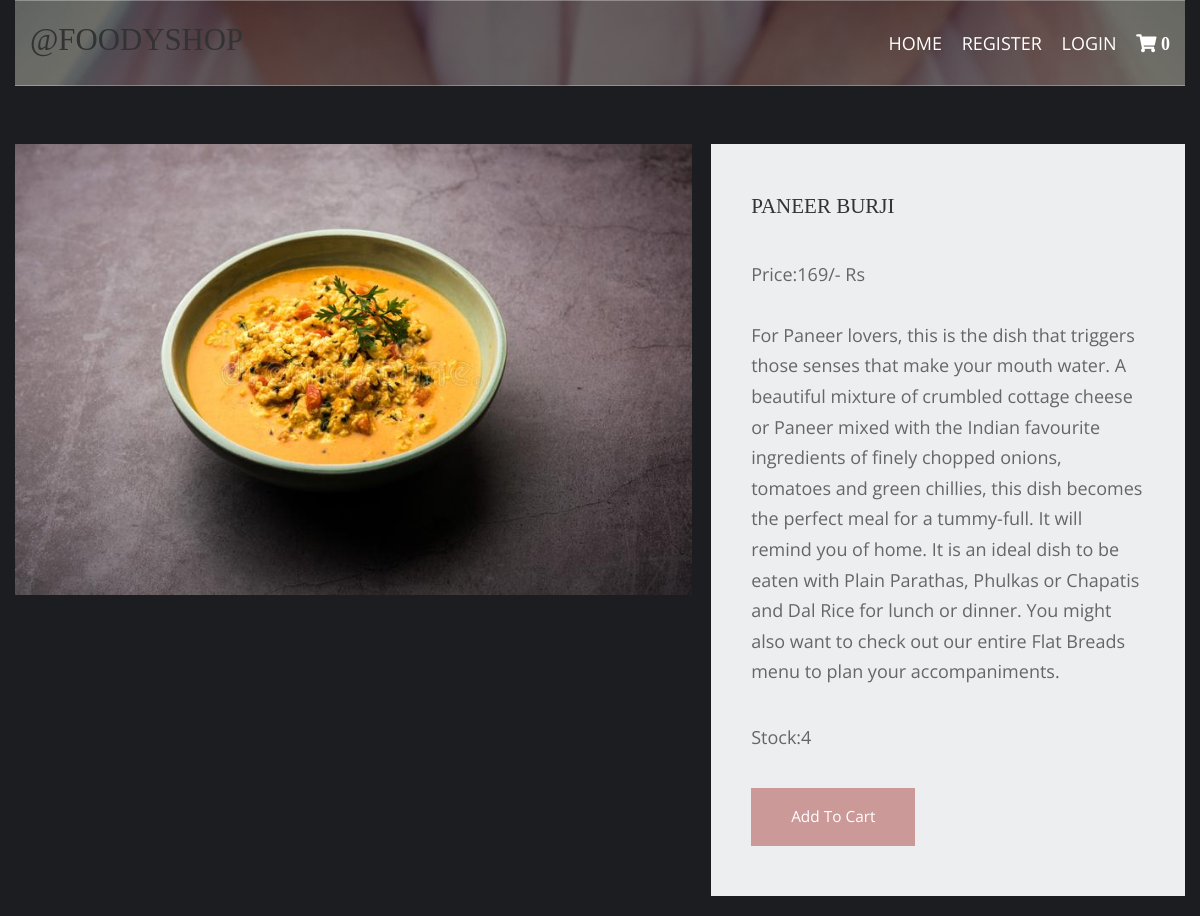
Screenshot of /Vegetable-items/paneer-burji with the database file from the repository.
### shop/models.py (models this page shows, shortened)
class products(models.Model):
    name=models.CharField(max_length=250,unique=True)
    slug=models.SlugField(max_length=250,unique=True)
    img=models.ImageField(upload_to='product')
    desc=models.TextField()
    stock=models.IntegerField()
    available=models.BooleanField()
    price=models.IntegerField()
    category=models.ForeignKey(categ,on_delete=models.CASCADE)

### shop/views.py (the view)
# urls.py: path('<slug:c_slug>/<slug:product_slug>',views.prodDetails,name='details'),
def prodDetails(request,c_slug,product_slug):
    try:
        prod=products.objects.get(category__slug=c_slug,slug=product_slug)
    except Exception as e:
        raise e
    return render(request,'item.html',{'pr':prod})

### cart/context_processor.py (called while the page is built)
def count(request):
    item_count=0;
    if 'admin' in request.path:
        return {}
    else:
        try:
            ct=cartlist.objects.filter(cart_id=c_id(request))
            cti=items.objects.all().filter(cart=ct[:1])
            for c in cti:
                item_count+=c.quant
        except cartlist.DoesNotExist:
            item_count=0
        return dict(itc=item_count)

### cart/views.py (called while the page is built)
def c_id(request):
    ct_id=request.session.session_key
    if not ct_id:
        ct_id=request.session.create()
    return ct_id

### templates/item.html (shortened to what this page needs)
{% extends 'base.html' %}
{% load static %}
{% block content %}
<!DOCTYPE html>
<html lang="en">
<head>
    <link href="{% static 'pr/fontawesome/css/all.min.css' %}" rel="stylesheet" />
    <link href="{% static 'pr/css/templatemo-comparto.css' %}" rel="stylesheet" />
</head>
<body>
    <br><br>
    <div class="container-fluid">
        <section class="tm-mb-1" id="about">
            <div class="tm-row tm-about-row">
                <div class="tm-section-1-l">
                    <img src="{{pr.img.url}}" alt="About image" class="tm-img-responsive">
                </div>
                <article class="tm-section-1-r tm-bg-color-8">
                    <h2 class="tm-mb-2 tm-title-color">{{pr.name}}</h2>
                    <p>Price:{{pr.price}}/- Rs <br><br> {{pr.desc}}</p>
                    <p>Stock:{{pr.stock}}</p>
                {% if pr.stock <= 0 %}
                 <h1 style="color:red">Sorry!.. No stock left </h1>
                {% else %}
                    <a href="{% url 'addcart' pr.id %}" class="tm-btn tm-btn-1 tm-link-to-services">Add To Cart</a>
                {% endif %}
                </article>
            </div>
        </section>
    </div>
</body>
</html>
{% endblock %}

### static/hm/layout/styles/layout.css (style rules this page uses)
*, *::before, *::after { transition:all .3s ease-in-out; }
body { color:#A5A6AA; background-color:#1C1D21; }
a { color:#FBAB45; }

### static/pr/css/templatemo-comparto.css (style rules this page uses)
*, *::before, *::after { box-sizing: border-box; outline: none; }
ul, h1, h2, h3, h4, p, figure { padding: 0; margin: 0; }
body { font-family: 'Open Sans', Arial, sans-serif; font-size: 18px; overflow-x: hidden; padding-left: 15px; padding-right: 15px; margin: 0; }
h2 { font-size: 1.5rem; }
a { transition: all 0.3s ease; text-decoration: none; }
p { color: #666; line-height: 1.7; margin-bottom: 35px; }
h1, h2, h3, h4, h5, h6 { color: #333; }
.container-fluid { max-width: 1210px; margin-left: auto; margin-right: auto; }
.tm-mb-1 { margin-bottom: 20px; }
.tm-mb-2 { margin-bottom: 40px; }
.tm-bg-color-8 { background-color: #EDEEEF; }
.tm-img-responsive { max-width: 100%; height: auto; }
.tm-section-1-l { width: 57.85%; margin-right: 1.65%; }
.tm-section-1-r { padding: 50px 40px; width: 40.5%; }
.tm-row { display: flex; }
.tm-btn { display: inline-block; padding: 15px 40px; font-size: 1.1rem; border: none; background-color: #CC9999; color: white; }
a { color: #666; }

### static/hm/layout/styles/framework.css (style rules this page uses)
html { overflow-y:scroll; overflow-x:hidden; }
html, body { margin:0; padding:0; font-size:14px; line-height:1.6em; }
*, *::before, *::after { box-sizing:border-box; }
a { outline:none; text-decoration:none; }
img { width:auto; max-width:100%; height:auto; margin:0; padding:0; border:none; line-height:normal; vertical-align:middle; }
body, input, textarea, select { font-family:Verdana, Geneva, sans-serif; }
h1, h2, h3, h4, h5, h6, .heading { font-family:Georgia, "Times New Roman", Times, serif; }
::placeholder { opacity:1; }
h1, h2, h3, h4, h5, h6, .heading { margin:0 0 20px 0; font-size:1.4rem; line-height:normal; font-weight:normal; text-transform:uppercase; }
address, article, aside, figcaption, figure, footer, header, main, nav, section { display:block; margin:0; padding:0; }

### rows the page displays
products: img (picture), name "PANEER BURJI", price "169", desc "For Paneer lovers, this is the dish that triggers those senses that make your mouth water. A beautiful mixture of crumbled cottage cheese or Paneer mixed with the Indian favourite ingredients of finely chopped onions, tomatoes and green chillies, this dish becomes the perfect meal for a tummy-full. It will remind you of home. It is an ideal dish to be eaten with Plain Parathas, Phulkas or Chapatis and Dal Rice for lunch or dinner. You might also want to check out our entire Flat Breads menu to plan your accompaniments.", stock "4"

### other values shown
{{ itc }} "0"
